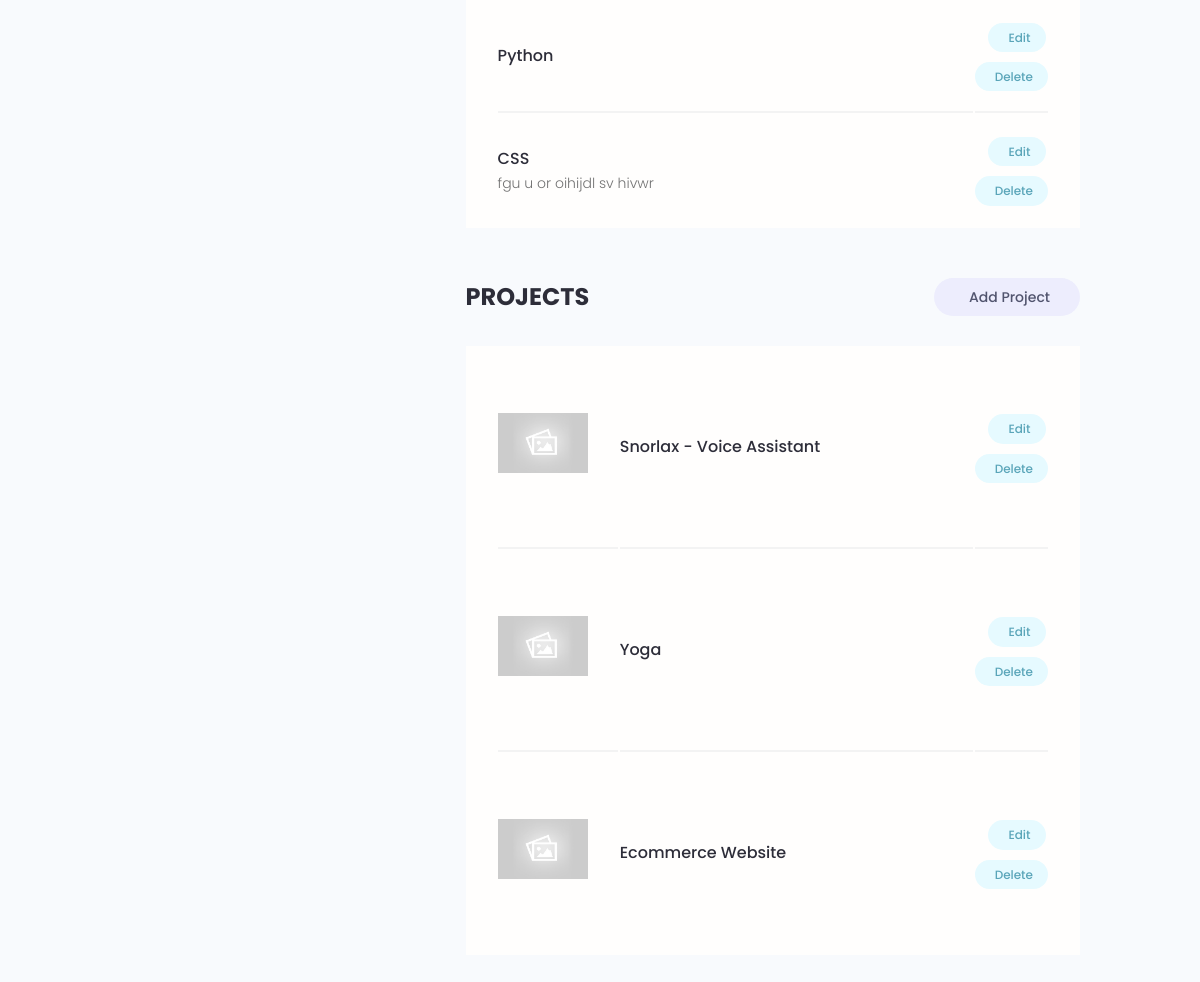
/account/ (signed in, lower part), run on an earlier commit of the app's database.
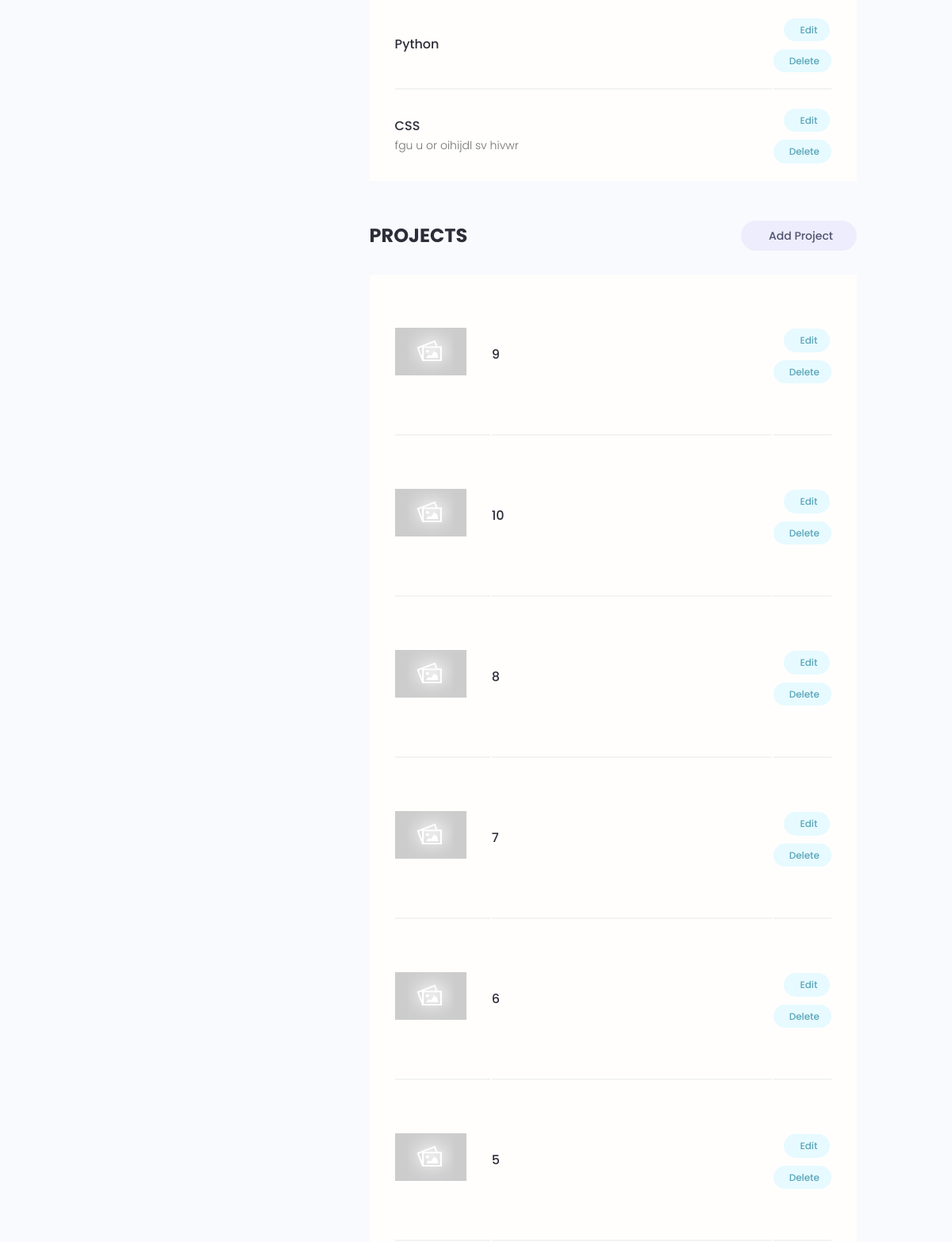
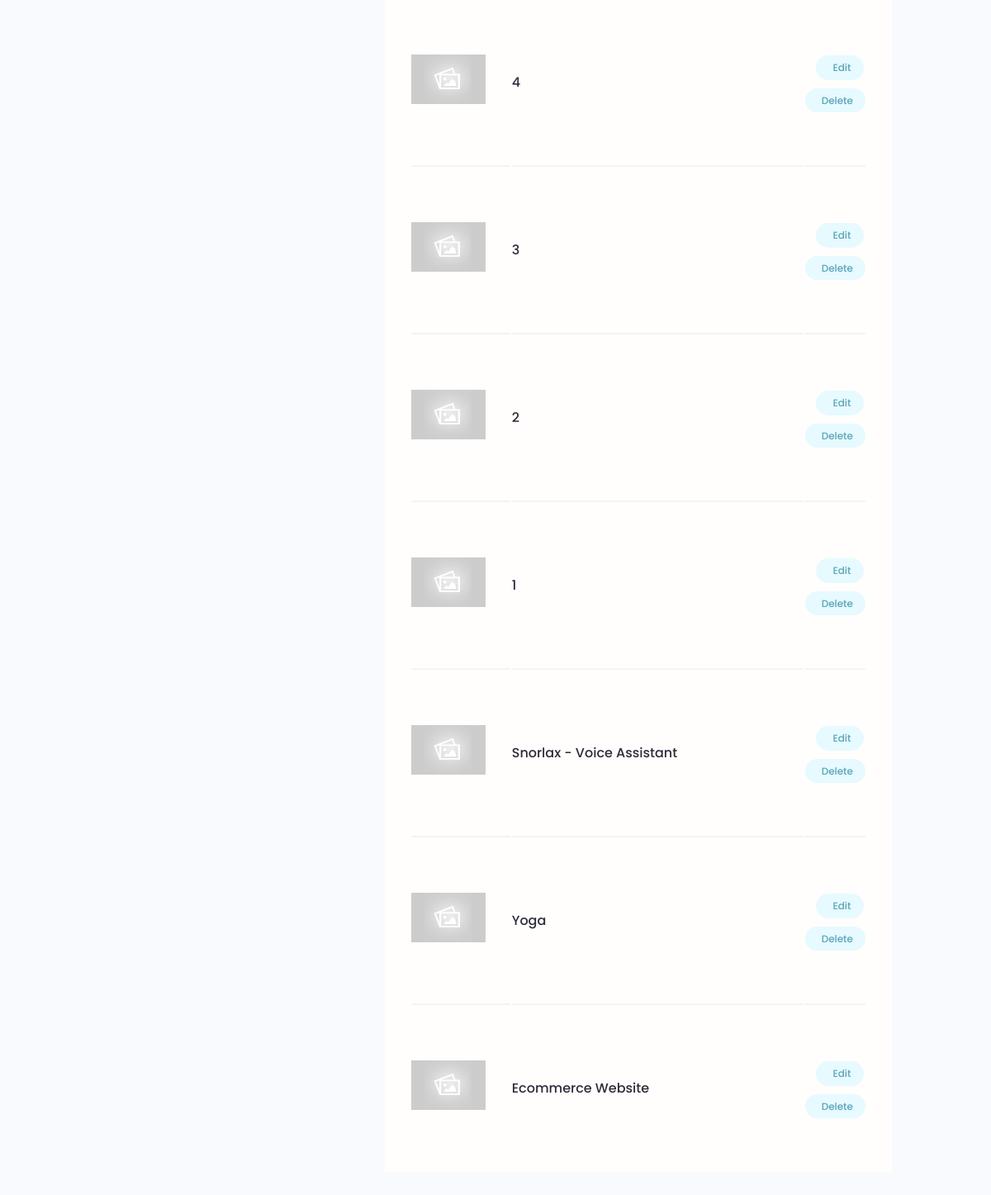
And on a later commit of the database (2 pictures, top to bottom).
### users/models.py (models this page shows, shortened)
class Skill(models.Model):
    owner = models.ForeignKey(Profile, on_delete=models.CASCADE, null=True, blank=True)
    name = models.CharField(max_length=200, blank=True, null=True)
    description = models.TextField(blank=True,null=True)
    created = models.DateTimeField(auto_now_add=True)
    id = models.UUIDField(default=uuid.uuid4, unique=True, primary_key=True, editable=False)

### projects/models.py (models this page shows, shortened)
class Project(models.Model):
    owner = models.ForeignKey(Profile,on_delete=models.SET_NULL,null=True,blank=True)
    title = models.CharField(max_length = 200)
    description = models.TextField(null=True, blank=True)
    featured_image = models.ImageField(blank= True, null=True, default='default.jpg')
    demo_link = models.CharField(max_length = 2000, null = True, blank=True)
    source_link = models.CharField(max_length = 200, blank=True, null=True)
    tags = models.ManyToManyField('Tag', blank=True)
    vote_total = models.IntegerField(default=0, blank=True, null=True)
    vote_ratio = models.IntegerField(default=0, blank=True, null=True)
    created = models.DateTimeField(auto_now_add=True)
    id = models.UUIDField(default=uuid.uuid4, unique=True, primary_key=True, editable=False)
    class Meta:
        ordering = ['-created']

### users/views.py (the view)
# urls.py: path('account/', views.userAccount, name = 'account'),
@login_required(login_url = 'login')
def userAccount(request):
    profile = request.user.profile
    skills = profile.skill_set.all()
    projects = profile.project_set.all()
    context = {'profile': profile,'skills':skills, 'projects': projects}
    return render(request, 'users/account.html', context)

### users/templates/users/account.html (shortened to what this page needs)
{% extends "main.html" %}
{% load static %}
{% block content %}
<main class="settingsPage profile my-md">
    <div class="container">
      <div class="layout">
        <div class="column column--1of3">
        </div>
        <div class="column column--2of3">
          <table class="settings__table">
            {% for skill in skills %}
            <tr>
              <td class="settings__tableInfo">
                <h4>{{skill.name}}</h4>
                <p>
                  {{skill.description}}
                </p>
              </td>
              <td class="settings__tableActions">
                <a class="tag tag--pill tag--main settings__btn" href="{% url 'update-skill' skill.id %}"> Edit</a>
                <a class="tag tag--pill tag--main settings__btn" href="{% url 'delete-skill' skill.id %}">
                  Delete</a>
              </td>
            </tr>
            {% endfor %}
          </table>
          <div class="settings">
            <h3 class="settings__title">Projects</h3>
            <a class="tag tag--pill tag--sub settings__btn tag--lg" href="{% url 'create-project' %}"> Add Project</a>
          </div>
          <table class="settings__table">
            {% for project in projects %}
            <tr>
              <td class="settings__thumbnail">
                <a href="{% url 'project' project.id %}"><img src="{{project.featured_image.url}}" alt="Project Thumbnail" /></a>
              </td>
              <td class="settings__tableInfo">
                <a href="{% url 'project' project.id %}">{{project.title}}</a>
              </td>
              <td class="settings__tableActions">
                <a class="tag tag--pill tag--main settings__btn" href="{% url 'update-project' project.id %}"> Edit</a>
                <a class="tag tag--pill tag--main settings__btn" href="{% url 'delete-project' project.id %}">
                  Delete</a>
              </td>
            </tr>
            {% endfor %}
          </table>
        </div>
    </div>
  </div>
</main>
{% endblock content %}

What changed in the data, as far as the page shows it:
added Project: featured_image (placeholder picture), title "9"
added Project: featured_image (placeholder picture), title "10"
added Project: featured_image (placeholder picture), title "8"
added Project: featured_image (placeholder picture), title "7"
added Project: featured_image (placeholder picture), title "6"
added Project: featured_image (placeholder picture), title "5"
added Project: featured_image (placeholder picture), title "4"
added Project: featured_image (placeholder picture), title "3"
added Project: featured_image (placeholder picture), title "2"
added Project: featured_image (placeholder picture), title "1"
